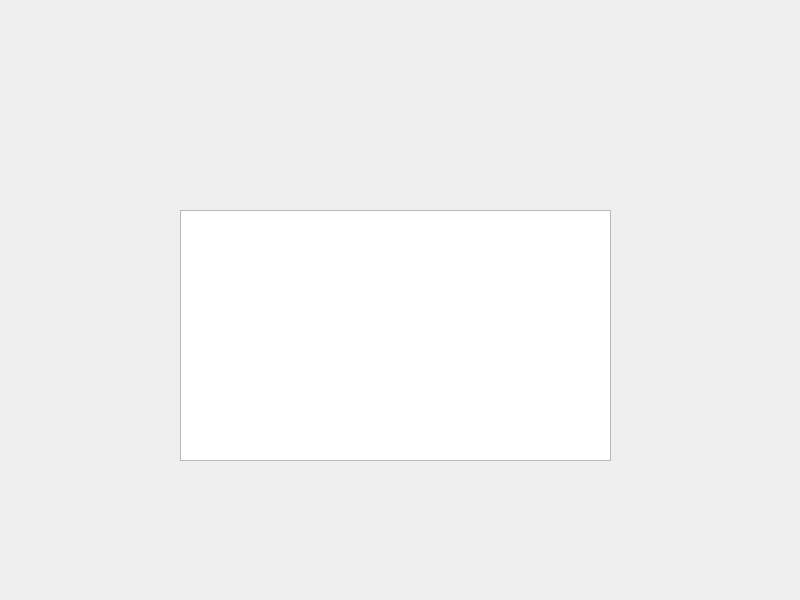
<?xml version="1.0" encoding="UTF-8"?>
<ui version="4.0">
 <class>Widget</class>
 <widget class="QWidget" name="Widget">
  <property name="geometry">
   <rect>
    <x>0</x>
    <y>0</y>
    <width>800</width>
    <height>600</height>
   </rect>
  </property>
  <property name="windowTitle">
   <string>Widget</string>
  </property>
  <widget class="QTextEdit" name="textEdit">
   <property name="geometry">
    <rect>
     <x>180</x>
     <y>210</y>
     <width>431</width>
     <height>251</height>
    </rect>
   </property>
  </widget>
 </widget>
 <resources/>
 <connections/>
</ui>
